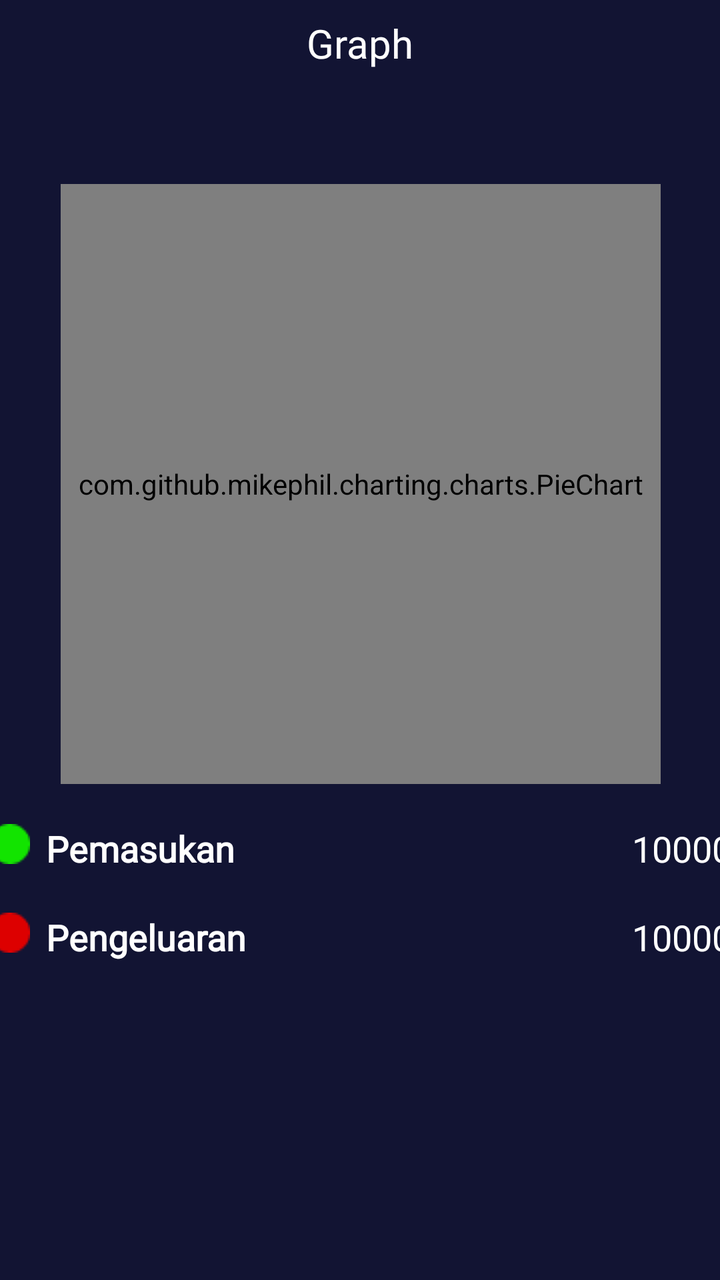
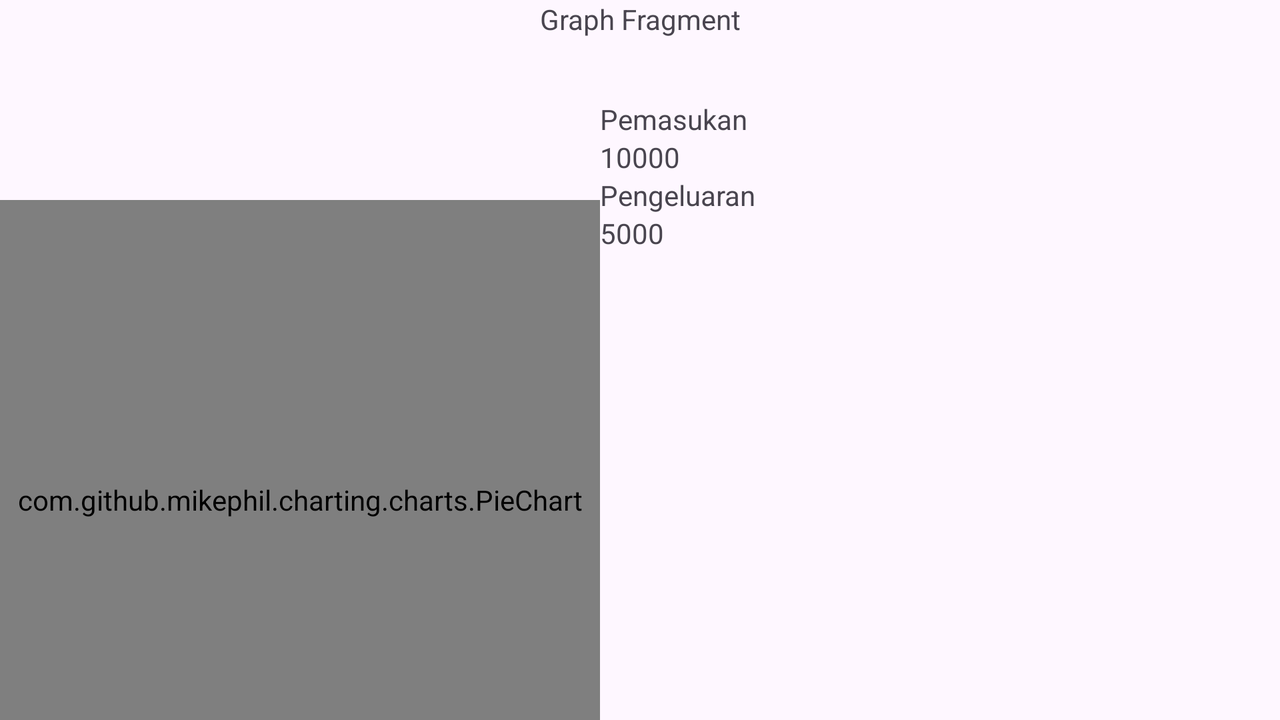

First picture: res/layout/ on a phone held upright. Second picture: the repository's own variant of that layout, on a device whose configuration matches the variant's folder. Source for both follows.
<!-- AndroidManifest.xml: application theme Theme.PSI -->
<!-- res/layout/fragment_graph.xml -->
<?xml version="1.0" encoding="utf-8"?>
<androidx.constraintlayout.widget.ConstraintLayout
    xmlns:android="http://schemas.android.com/apk/res/android"
    xmlns:app="http://schemas.android.com/apk/res-auto"
    xmlns:tools="http://schemas.android.com/tools"
    android:layout_width="match_parent"
    android:layout_height="match_parent"
    android:background="@color/primaryBlack"
    tools:context=".ui.twibbon.TwibbonFragment">

    <com.google.android.material.appbar.AppBarLayout
        android:id="@+id/twibbon_header"
        android:layout_width="match_parent"
        android:layout_height="wrap_content"
        android:background="@color/primaryBlack"
        app:layout_constraintTop_toTopOf="parent">
        <androidx.constraintlayout.widget.ConstraintLayout
            android:layout_width="match_parent"
            android:layout_height="wrap_content">
            <TextView
                android:id="@+id/twibbon_header_text"
                android:layout_width="wrap_content"
                android:layout_height="wrap_content"
                android:fontFamily="@font/montserrat"
                android:text="Graph"
                android:textColor="@color/white"
                android:textSize="20sp"
                android:layout_marginVertical="8dp"
                android:layout_gravity="center"
                app:layout_constraintBottom_toBottomOf="parent"
                app:layout_constraintEnd_toEndOf="parent"
                app:layout_constraintStart_toStartOf="parent"
                app:layout_constraintTop_toTopOf="parent" />
        </androidx.constraintlayout.widget.ConstraintLayout>

    </com.google.android.material.appbar.AppBarLayout>

    <LinearLayout
        android:id="@+id/frameLayout"
        android:layout_width="411dp"
        android:layout_height="500dp"
        android:visibility="visible"
        app:layout_constraintBottom_toBottomOf="parent"
        app:layout_constraintEnd_toEndOf="parent"
        app:layout_constraintVertical_bias="0.4"
        android:layout_marginBottom="100dp"
        app:layout_constraintStart_toStartOf="parent"
        app:layout_constraintTop_toBottomOf="@id/twibbon_header"
        android:orientation="vertical">

        
        <com.github.mikephil.charting.charts.PieChart
            android:id="@+id/pieChart"
            android:layout_width="300dp"
            android:layout_height="300dp"
            android:layout_gravity="center_horizontal"
            android:layout_marginTop="50dp" />

        
        <LinearLayout
            android:paddingHorizontal="20dp"
            android:layout_width="match_parent"
            android:layout_height="wrap_content"
            android:orientation="horizontal"
            android:layout_gravity="center_horizontal"
            android:layout_marginTop="20dp">

            
            <ImageView
                android:layout_width="20dp"
                android:layout_height="20dp"
                android:src="@drawable/icon_pemasukan"/>

            
            <TextView
                android:layout_width="0dp"
                android:layout_height="wrap_content"
                android:layout_weight="1"
                android:text="Pemasukan"
                android:textSize="18sp"
                android:fontFamily="@font/montserrat"
                android:textStyle="bold"
                android:textColor="@color/white"
                android:layout_marginStart="8dp"/>

            
            <TextView
                android:id="@+id/text_pemasukan_nominal"
                android:layout_width="wrap_content"
                android:layout_height="wrap_content"
                android:text="10000"
                android:textSize="18sp"
                android:fontFamily="@font/montserrat"
                android:textColor="@color/white"
                android:layout_marginStart="8dp"/>
        </LinearLayout>
        <LinearLayout
            android:paddingHorizontal="20dp"
            android:layout_width="match_parent"
            android:layout_height="wrap_content"
            android:orientation="horizontal"
            android:layout_gravity="center_horizontal"
            android:layout_marginTop="20dp">

            
            <ImageView
                android:layout_width="20dp"
                android:layout_height="20dp"
                android:src="@drawable/icon_pengeluaran"/>

            
            <TextView
                android:layout_width="0dp"
                android:layout_height="wrap_content"
                android:layout_weight="1"
                android:text="Pengeluaran"
                android:textSize="18sp"
                android:fontFamily="@font/montserrat"
                android:textStyle="bold"
                android:textColor="@color/white"
                android:layout_marginStart="8dp"/>

            <TextView
                android:id="@+id/text_pengeluaran_nominal"
                android:layout_width="wrap_content"
                android:layout_height="wrap_content"
                android:text="10000"
                android:textSize="18sp"
                android:fontFamily="@font/montserrat"
                android:textColor="@color/white"
                android:layout_marginStart="8dp"
                />
        </LinearLayout>

    </LinearLayout>
</androidx.constraintlayout.widget.ConstraintLayout>
<!-- resources referenced by this layout -->
<resources>
  <color name="primaryBlack">#121433</color>
  <color name="white">#FFFFFFFF</color>
  <!-- drawable icon_pemasukan: png bitmap (drawable, 417 bytes) -->
  <!-- drawable icon_pengeluaran: png bitmap (drawable, 395 bytes) -->
  <style name="Theme.PSI" parent="Base.Theme.PSI" />
  <style name="Base.Theme.PSI" parent="Theme.Material3.DayNight.NoActionBar">
          
          
      </style>
</resources>
<!-- res/layout-land/fragment_graph.xml (the repository's variant of the layout above) -->
<!-- drawn on the phone turned sideways -->
<?xml version="1.0" encoding="utf-8"?>
<FrameLayout xmlns:android="http://schemas.android.com/apk/res/android"
    xmlns:tools="http://schemas.android.com/tools"
    android:layout_width="match_parent"
    android:layout_height="match_parent"
    tools:context=".ui.graph.GraphFragment">

    
    <TextView
        android:layout_width="match_parent"
        android:layout_height="match_parent"
        android:layout_gravity="center_horizontal"
        android:text="@string/graph_fragment"
        android:textAlignment="center" />

    <LinearLayout
        android:layout_width="match_parent"
        android:layout_height="match_parent"
        android:orientation="horizontal"
        android:layout_marginTop="50dp">

        <com.github.mikephil.charting.charts.PieChart
            android:id="@+id/pieChart"
            android:layout_width="300dp"
            android:layout_height="300dp"
            android:layout_centerHorizontal="true"
            android:layout_marginTop="50dp" />
        <LinearLayout
            android:layout_width="match_parent"
            android:layout_height="match_parent"
            android:orientation="vertical">
            <TextView
                android:layout_width="wrap_content"
                android:layout_height="wrap_content"
                android:text="Pemasukan" />
            <TextView
                android:layout_width="wrap_content"
                android:layout_height="wrap_content"
                android:text="10000" />
            <TextView
                android:layout_width="match_parent"
                android:layout_height="wrap_content"
                android:text="Pengeluaran"/>
            <TextView
                android:layout_width="wrap_content"
                android:layout_height="wrap_content"
                android:text="5000" />
        </LinearLayout>
    </LinearLayout>

</FrameLayout>
<!-- resources referenced by the variant -->
<!-- as the phone turned sideways resolves them -->
<resources>
  <string name="graph_fragment">Graph Fragment</string>
  <style name="Theme.PSI" parent="Base.Theme.PSI" />
  <style name="Base.Theme.PSI" parent="Theme.Material3.DayNight.NoActionBar">
          
          
      </style>
</resources>
